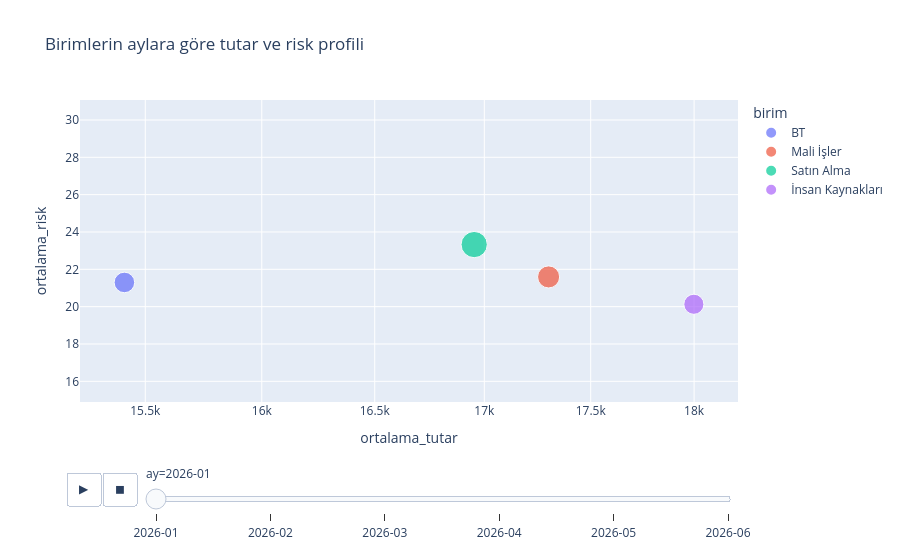

Write notebook code for a chart like this one.
### Markdown cell above
# 6. Hareketli grafik: Verinin zaman içindeki davranışını izlemek

Statik grafik tek bir anı gösterir. Hareketli grafik ise dağılımın zamanla nasıl değiştiğini gösterebilir.

Denetimde örneğin:
- tedarikçi risklerinin aylara göre değişimi,
- birimlerin zaman içinde işlem hacmi,
- yüksek tutarlı işlemlerin belirli dönemlerde yoğunlaşması

gibi örüntüleri anlatmak için kullanılabilir.

Aşağıda her ay için birimlerin ortalama tutar ve risk skorunu hareketli grafikle gösteriyoruz.

### Code cell
animated = transactions.copy()
animated["ay"] = animated["tarih"].dt.to_period("M").astype(str)

monthly_unit = (
    animated
    .groupby(["ay", "birim"], as_index=False)
    .agg(
        ortalama_tutar=("tutar", "mean"),
        ortalama_risk=("risk_skoru", "mean"),
        islem_sayisi=("islem_id", "count")
    )
)

fig = px.scatter(
    monthly_unit,
    x="ortalama_tutar",
    y="ortalama_risk",
    size="islem_sayisi",
    color="birim",
    animation_frame="ay",
    hover_name="birim",
    log_x=True,
    range_y=[
        max(0, monthly_unit["ortalama_risk"].min() - 5),
        min(100, monthly_unit["ortalama_risk"].max() + 5)
    ],
    title="Birimlerin aylara göre tutar ve risk profili"
)
fig.show()

### Figure 1 — Plotly figure (JSON) as saved in the notebook; plotly's stock layout.template omitted (floating-point values rounded to 4 significant figures)
{"data": [{"hovertemplate": "<b>%{hovertext}</b><br><br>birim=BT<br>ay=2026-01<br>ortalama_tutar=%{x}<br>ortalama_risk=%{y}<br>islem_sayisi=%{marker.size}<extra></extra>", "hovertext": ["BT"], "legendgroup": "BT", "marker": {"color": "#636efa", "size": [46], "sizemode": "area", "sizeref": 0.2175, "symbol": "circle"}, "mode": "markers", "name": "BT", "orientation": "v", "showlegend": true, "type": "scatter", "x": [15410.0], "xaxis": "x", "y": [21.3], "yaxis": "y"}, {"hovertemplate": "<b>%{hovertext}</b><br><br>birim=Mali İşler<br>ay=2026-01<br>ortalama_tutar=%{x}<br>ortalama_risk=%{y}<br>islem_sayisi=%{marker.size}<extra></extra>", "hovertext": ["Mali İşler"], "legendgroup": "Mali İşler", "marker": {"color": "#EF553B", "size": [53], "sizemode": "area", "sizeref": 0.2175, "symbol": "circle"}, "mode": "markers", "name": "Mali İşler", "orientation": "v", "showlegend": true, "type": "scatter", "x": [17300.0], "xaxis": "x", "y": [21.59], "yaxis": "y"}, {"hovertemplate": "<b>%{hovertext}</b><br><br>birim=Satın Alma<br>ay=2026-01<br>ortalama_tutar=%{x}<br>ortalama_risk=%{y}<br>islem_sayisi=%{marker.size}<extra></extra>", "hovertext": ["Satın Alma"], "legendgroup": "Satın Alma", "marker": {"color": "#00cc96", "size": [75], "sizemode": "area", "sizeref": 0.2175, "symbol": "circle"}, "mode": "markers", "name": "Satın Alma", "orientation": "v", "showlegend": true, "type": "scatter", "x": [16950.0], "xaxis": "x", "y": [23.33], "yaxis": "y"}, {"hovertemplate": "<b>%{hovertext}</b><br><br>birim=İnsan Kaynakları<br>ay=2026-01<br>ortalama_tutar=%{x}<br>ortalama_risk=%{y}<br>islem_sayisi=%{marker.size}<extra></extra>", "hovertext": ["İnsan Kaynakları"], "legendgroup": "İnsan Kaynakları", "marker": {"color": "#ab63fa", "size": [44], "sizemode": "area", "sizeref": 0.2175, "symbol": "circle"}, "mode": "markers", "name": "İnsan Kaynakları", "orientation": "v", "showlegend": true, "type": "scatter", "x": [18000.0], "xaxis": "x", "y": [20.13], "yaxis": "y"}], "layout": {"legend": {"itemsizing": "constant", "title": {"text": "birim"}, "tracegroupgap": 0}, "sliders": [{"active": 0, "currentvalue": {"prefix": "ay="}, "len": 0.9, "pad": {"b": 10, "t": 60}, "steps": [{"args": [["2026-01"], {"frame": {"duration": 0, "redraw": false}, "fromcurrent": true, "mode": "immediate", "transition": {"duration": 0, "easing": "linear"}}], "label": "2026-01", "method": "animate"}, {"args": [["2026-02"], {"frame": {"duration": 0, "redraw": false}, "fromcurrent": true, "mode": "immediate", "transition": {"duration": 0, "easing": "linear"}}], "label": "2026-02", "method": "animate"}, {"args": [["2026-03"], {"frame": {"duration": 0, "redraw": false}, "fromcurrent": true, "mode": "immediate", "transition": {"duration": 0, "easing": "linear"}}], "label": "2026-03", "method": "animate"}, {"args": [["2026-04"], {"frame": {"duration": 0, "redraw": false}, "fromcurrent": true, "mode": "immediate", "transition": {"duration": 0, "easing": "linear"}}], "label": "2026-04", "method": "animate"}, {"args": [["2026-05"], {"frame": {"duration": 0, "redraw": false}, "fromcurrent": true, "mode": "immediate", "transition": {"duration": 0, "easing": "linear"}}], "label": "2026-05", "method": "animate"}, {"args": [["2026-06"], {"frame": {"duration": 0, "redraw": false}, "fromcurrent": true, "mode": "immediate", "transition": {"duration": 0, "easing": "linear"}}], "label": "2026-06", "method": "animate"}], "x": 0.1, "xanchor": "left", "y": 0, "yanchor": "top"}], "title": {"text": "Birimlerin aylara göre tutar ve risk profili"}, "updatemenus": [{"buttons": [{"args": [null, {"frame": {"duration": 500, "redraw": false}, "fromcurrent": true, "mode": "immediate", "transition": {"duration": 500, "easing": "linear"}}], "label": "&#9654;", "method": "animate"}, {"args": [[null], {"frame": {"duration": 0, "redraw": false}, "fromcurrent": true, "mode": "immediate", "transition": {"duration": 0, "easing": "linear"}}], "label": "&#9724;", "method": "animate"}], "direction": "left", "pad": {"r": 10, "t": 70}, "showactive": false, "type": "buttons", "x": 0.1, "xanchor": "right", "y": 0, "yanchor": "top"}], "xaxis": {"anchor": "y", "domain": [0.0, 1.0], "title": {"text": "ortalama_tutar"}, "type": "log"}, "yaxis": {"anchor": "x", "domain": [0.0, 1.0], "range": [14.89, 31.07], "title": {"text": "ortalama_risk"}}}}
